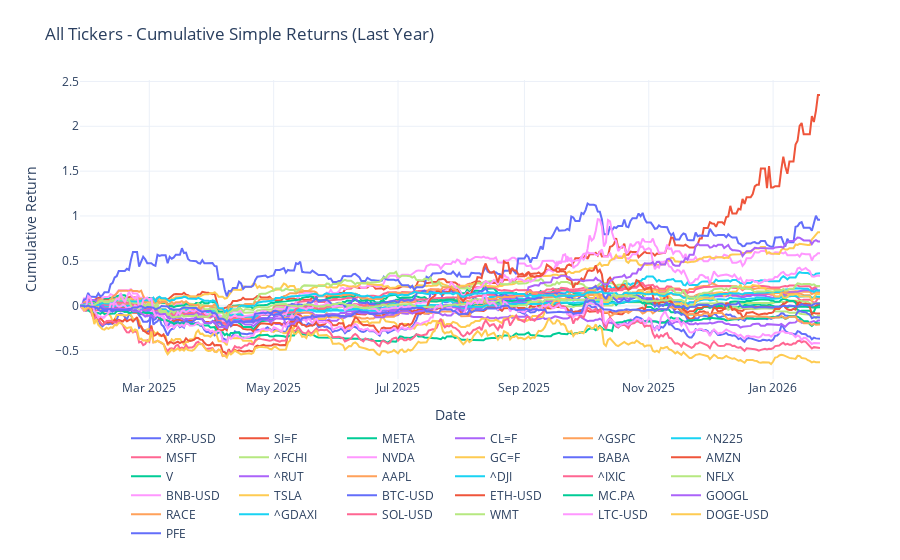

Notebook code for this chart:
### Code cell
# plot cumprod_simple
fig = go.Figure()
for column in cumprod_simple.columns:
    fig.add_trace(
        go.Scatter(
            x=cumprod_simple.index,
            y=cumprod_simple[column],
            mode="lines",
            name=column,
        )
    )

fig.update_layout(
    title="All Tickers - Cumulative Simple Returns (Last Year)",
    xaxis_title="Date",
    yaxis_title="Cumulative Return",
    legend=dict(orientation="h", yanchor="top", y=-0.15, xanchor="center", x=0.5),
    template="plotly_white",
    margin=dict(t=80, b=120),
)
fig.show()

### Figure 1 — Plotly figure (JSON) as saved in the notebook; plotly's stock layout.template omitted (floating-point values rounded to 4 significant figures; data arrays with more than 128 entries replaced by an {"elided": "..."} marker saying what was removed)
{"data": [{"mode": "lines", "name": "XRP-USD", "type": "scatter", "x": {"elided": "364 str values"}, "y": {"elided": "364 float values"}}, {"mode": "lines", "name": "SI=F", "type": "scatter", "x": {"elided": "364 str values"}, "y": {"elided": "364 float values"}}, {"mode": "lines", "name": "META", "type": "scatter", "x": {"elided": "364 str values"}, "y": {"elided": "364 float values"}}, {"mode": "lines", "name": "CL=F", "type": "scatter", "x": {"elided": "364 str values"}, "y": {"elided": "364 float values"}}, {"mode": "lines", "name": "^GSPC", "type": "scatter", "x": {"elided": "364 str values"}, "y": {"elided": "364 float values"}}, {"mode": "lines", "name": "^N225", "type": "scatter", "x": {"elided": "364 str values"}, "y": {"elided": "364 float values"}}, {"mode": "lines", "name": "MSFT", "type": "scatter", "x": {"elided": "364 str values"}, "y": {"elided": "364 float values"}}, {"mode": "lines", "name": "^FCHI", "type": "scatter", "x": {"elided": "364 str values"}, "y": {"elided": "364 float values"}}, {"mode": "lines", "name": "NVDA", "type": "scatter", "x": {"elided": "364 str values"}, "y": {"elided": "364 float values"}}, {"mode": "lines", "name": "GC=F", "type": "scatter", "x": {"elided": "364 str values"}, "y": {"elided": "364 float values"}}, {"mode": "lines", "name": "BABA", "type": "scatter", "x": {"elided": "364 str values"}, "y": {"elided": "364 float values"}}, {"mode": "lines", "name": "AMZN", "type": "scatter", "x": {"elided": "364 str values"}, "y": {"elided": "364 float values"}}, {"mode": "lines", "name": "V", "type": "scatter", "x": {"elided": "364 str values"}, "y": {"elided": "364 float values"}}, {"mode": "lines", "name": "^RUT", "type": "scatter", "x": {"elided": "364 str values"}, "y": {"elided": "364 float values"}}, {"mode": "lines", "name": "AAPL", "type": "scatter", "x": {"elided": "364 str values"}, "y": {"elided": "364 float values"}}, {"mode": "lines", "name": "^DJI", "type": "scatter", "x": {"elided": "364 str values"}, "y": {"elided": "364 float values"}}, {"mode": "lines", "name": "^IXIC", "type": "scatter", "x": {"elided": "364 str values"}, "y": {"elided": "364 float values"}}, {"mode": "lines", "name": "NFLX", "type": "scatter", "x": {"elided": "364 str values"}, "y": {"elided": "364 float values"}}, {"mode": "lines", "name": "BNB-USD", "type": "scatter", "x": {"elided": "364 str values"}, "y": {"elided": "364 float values"}}, {"mode": "lines", "name": "TSLA", "type": "scatter", "x": {"elided": "364 str values"}, "y": {"elided": "364 float values"}}, {"mode": "lines", "name": "BTC-USD", "type": "scatter", "x": {"elided": "364 str values"}, "y": {"elided": "364 float values"}}, {"mode": "lines", "name": "ETH-USD", "type": "scatter", "x": {"elided": "364 str values"}, "y": {"elided": "364 float values"}}, {"mode": "lines", "name": "MC.PA", "type": "scatter", "x": {"elided": "364 str values"}, "y": {"elided": "364 float values"}}, {"mode": "lines", "name": "GOOGL", "type": "scatter", "x": {"elided": "364 str values"}, "y": {"elided": "364 float values"}}, {"mode": "lines", "name": "RACE", "type": "scatter", "x": {"elided": "364 str values"}, "y": {"elided": "364 float values"}}, {"mode": "lines", "name": "^GDAXI", "type": "scatter", "x": {"elided": "364 str values"}, "y": {"elided": "364 float values"}}, {"mode": "lines", "name": "SOL-USD", "type": "scatter", "x": {"elided": "364 str values"}, "y": {"elided": "364 float values"}}, {"mode": "lines", "name": "WMT", "type": "scatter", "x": {"elided": "364 str values"}, "y": {"elided": "364 float values"}}, {"mode": "lines", "name": "LTC-USD", "type": "scatter", "x": {"elided": "364 str values"}, "y": {"elided": "364 float values"}}, {"mode": "lines", "name": "DOGE-USD", "type": "scatter", "x": {"elided": "364 str values"}, "y": {"elided": "364 float values"}}, {"mode": "lines", "name": "PFE", "type": "scatter", "x": {"elided": "364 str values"}, "y": {"elided": "364 float values"}}], "layout": {"legend": {"orientation": "h", "x": 0.5, "xanchor": "center", "y": -0.15, "yanchor": "top"}, "margin": {"b": 120, "t": 80}, "title": {"text": "All Tickers - Cumulative Simple Returns (Last Year)"}, "xaxis": {"title": {"text": "Date"}}, "yaxis": {"title": {"text": "Cumulative Return"}}}}
